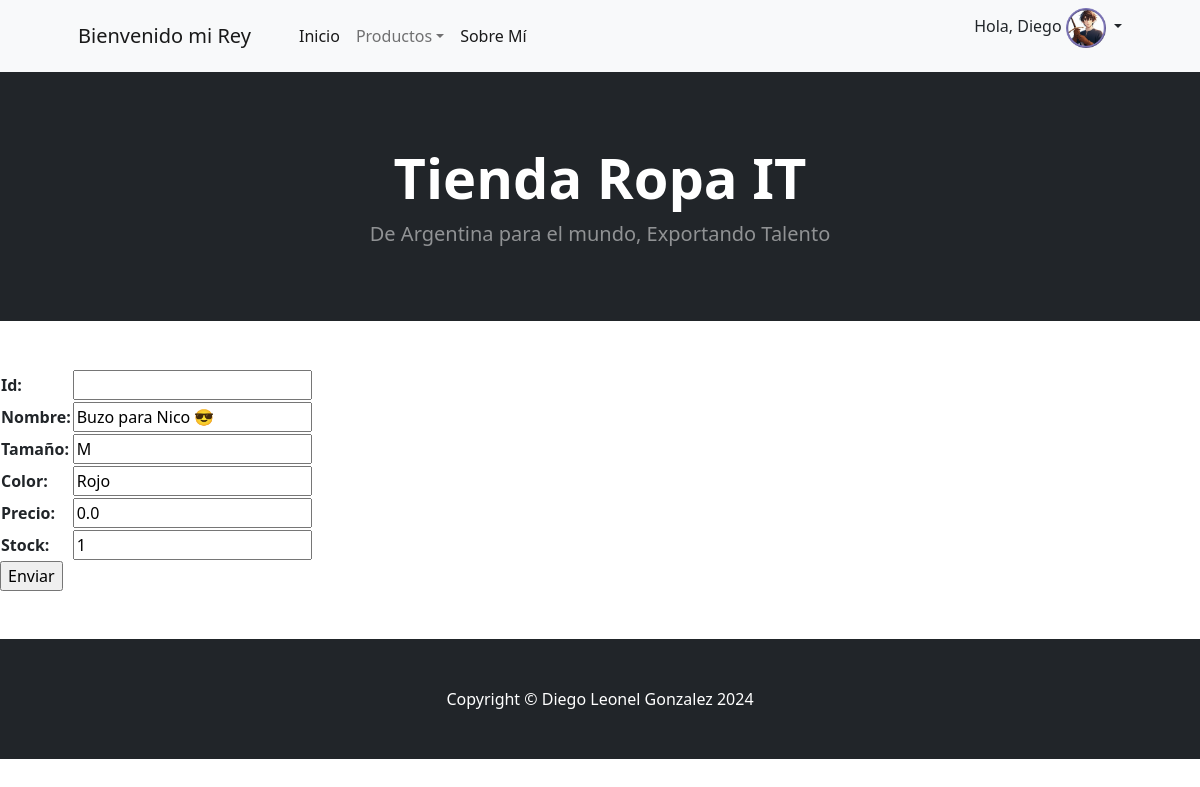
Page /editarBuzo/Buzo para Nico 😎/ (signed in) on the committed database.
### AppPreEntreg3/models.py (models this page shows, shortened)
class Avatar(models.Model):
    user = models.ForeignKey(User, on_delete=models.CASCADE) #Referencia a la estructura que almacena el usuario. El avatar se elimina junto al usuario.
    imagen = models.ImageField(upload_to='avatares', null=True, blank = True)

class ProdBuzo (models.Model):
    nombre = models.CharField(max_length=30)
    tamaño = models.CharField(max_length=3)
    color = models.CharField(max_length=10)
    precio = models.FloatField()
    stock = models.IntegerField()

### AppPreEntreg3/views.py (the view)
    def wrapper(request, *args, **kwargs):
        if not request.user.is_superuser:
            return render(request, "AppPreEntreg3/inicio.html", {"mensaje5":"No eres superadmin, por favor logueate como tal"})
        return view_func(request, *args, **kwargs)

### AppPreEntreg3/forms.py
class BuzosForm(forms.Form):
    id= forms.IntegerField()
    nombre= forms.CharField(max_length=30)
    tamaño = forms.CharField(max_length=3)
    color = forms.CharField(max_length=10)
    precio = forms.FloatField()
    stock = forms.IntegerField()

### AppPreEntreg3/views.py (called while the page is built)
def superadmin_required(view_func):
    def wrapper(request, *args, **kwargs):
        if not request.user.is_superuser:
            return render(request, "AppPreEntreg3/inicio.html", {"mensaje5":"No eres superadmin, por favor logueate como tal"})
        return view_func(request, *args, **kwargs)
    return wrapper

### AppPreEntreg3/templates/AppPreEntreg3/editarBuzo.html (shortened to what this page needs)
{% extends "AppPreEntreg3/padre.html" %}
{% load static %}
{% block BloqueCambiante %}
    <form action="" method="post">{% csrf_token %}
        <table>
            {{ miFormulario.as_table }}
        </table>
        <input type="submit", value="Enviar">
    </form>
{% endblock %}

### AppPreEntreg3/templates/AppPreEntreg3/padre.html (shortened to what this page needs)
<!DOCTYPE html>
<html lang="en">
    <head>
        {% load static %}
        <link href="https://cdn.jsdelivr.net/npm/bootstrap-icons@1.5.0/font/bootstrap-icons.css" rel="stylesheet" />
        <link href="{% static 'AppPreEntreg3/css/styles.css' %}" rel="stylesheet" />
    </head>
    <body>
        <nav class="navbar navbar-expand-lg navbar-light bg-light">
            <div class="container px-4 px-lg-5">
                <a class="navbar-brand">Bienvenido mi Rey </a>
                <div class="collapse navbar-collapse" id="navbarSupportedContent">
                    <ul class="navbar-nav me-auto mb-2 mb-lg-0 ms-lg-4">
                        <li class="nav-item"><a class="nav-link active" aria-current="page" href="{% url 'Inicio' %}">Inicio</a></li>
                        <li class="nav-item dropdown">
                            <a class="nav-link dropdown-toggle" id="navbarDropdown" href="#" role="button" data-bs-toggle="dropdown" aria-expanded="false">Productos</a>
                        </li>
                        <li class="nav-item"><a class="nav-link active" aria-current="page" href="{% url 'Aboutme' %}">Sobre Mí</a></li>
                    </ul>
                </div>
                {% if request.user.is_authenticated %}
                    <ul class="nav-item dropdown">
                        <a class="nav-link dropdown-toggle" id="navbarDropdown" role="button" data-bs-toggle="dropdown" aria-expanded="false">Hola, {{user.username}}
                            {% with avatares=request.user.avatar_set.all %}
                            {% if avatares %}
                                {% with ultimo_avatar=avatares.last %}
                                    <img height="40px" src="{{ ultimo_avatar.imagen.url }}">
                                {% endwith %}
                            {% endif %}
                            {% endwith %}
                        </a>
                    </ul>
                {% else %}
                    <a class="btn btn-outline-dark" href="{% url 'Login' %}" style="margin-right: 5px;">Login</a>
                    <a class="btn btn-outline-dark" href="{% url 'Register' %}" style="margin-right: 5px;">Registrate</a>
                {% endif %}
            </div>
        </nav>
        <header class="bg-dark py-4">
            <div class="container px-4 px-lg-5 my-5">
                <div class="text-center text-white">
                    <h1 class="display-4 fw-bolder">Tienda Ropa IT</h1>
                    <p class="lead fw-normal text-white-50 mb-0">De Argentina para el mundo, Exportando Talento</p>
                </div>
            </div>
        </header>
        <section class="py-5">
            {% block BloqueCambiante %}
            {% endblock %}
        </section>
        <footer class="py-5 bg-dark">
            <div class="container"><p class="m-0 text-center text-white">Copyright &copy; Diego Leonel Gonzalez 2024</p></div>
        </footer>
    </body>
</html>

### rows in the picture
Avatar: imagen (picture)
ProdBuzo: nombre "Buzo para Nico 😎", tamaño "M", color "Rojo", precio "0.0", stock "1"

### other values in the picture
{{ user.username }} "Diego"
